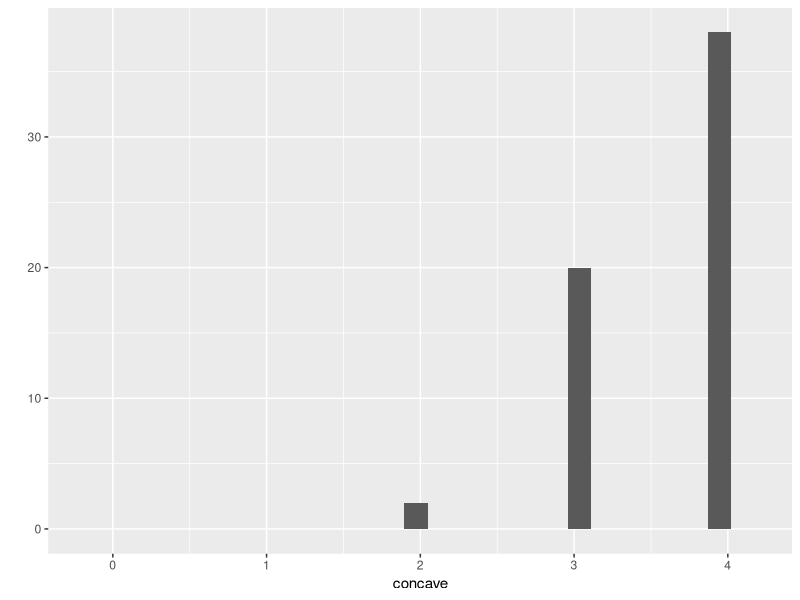

The R source for this figure:
library(ggplot2)
samp_size = 60

likert_beta = function(n, a, b){
        round(rbeta(n, a, b) * 4)
}

centered      = likert_beta(samp_size, 2,   2)
r_tail        = likert_beta(samp_size, 2,   4)
l_tail        = likert_beta(samp_size, 4,   2)
concave       = likert_beta(samp_size, 8,   1)
more_concave  = likert_beta(samp_size, 8,   0.9)
ramp          = likert_beta(samp_size, 2,   0.9)
gentle_ramp   = likert_beta(samp_size, 1.1, 0.9)
ramp2         = likert_beta(samp_size, 2,   1)
moderate_ramp = likert_beta(samp_size, 1.5, 1)
very_spiky    = likert_beta(samp_size, 1.5, 0.5)
less_spiky    = likert_beta(samp_size, 1,   0.5)



samp_names = c("centered", "r_tail", "l_tail", "concave", "more_concave", "ramp", "gentle_ramp", "ramp2", "moderate_ramp", "very_spiky", "less_spiky")





qplot(concave, xlim=c(-0.2, 4.2))


wilcox.test(ramp, gentle_ramp)
